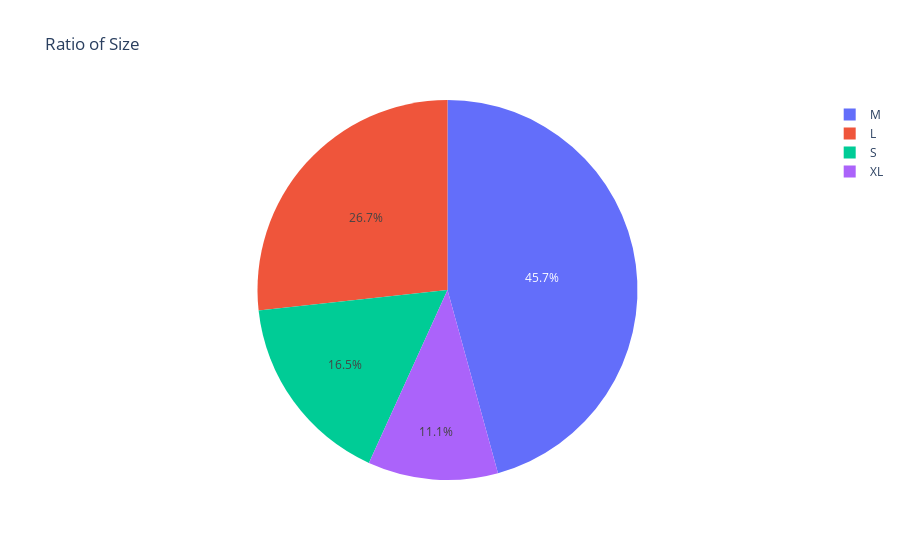

Source (notebook cell):
### Code cell
fig = px.pie(data, names='Size', values='Customer ID', title='Ratio of Size')
fig.show()

### Figure 1 — Plotly figure (JSON) as saved in the notebook; plotly's stock layout.template omitted (floating-point values rounded to 4 significant figures; data arrays with more than 128 entries replaced by an {"elided": "..."} marker saying what was removed)
{"data": [{"domain": {"x": [0, 1], "y": [0, 1]}, "hovertemplate": "Size=%{label}<br>Customer ID=%{value}<extra></extra>", "labels": {"elided": "3900 str values"}, "legendgroup": "", "name": "", "showlegend": true, "type": "pie", "values": {"elided": "3900 int values"}}], "layout": {"legend": {"tracegroupgap": 0}, "title": {"text": "Ratio of Size"}}}
